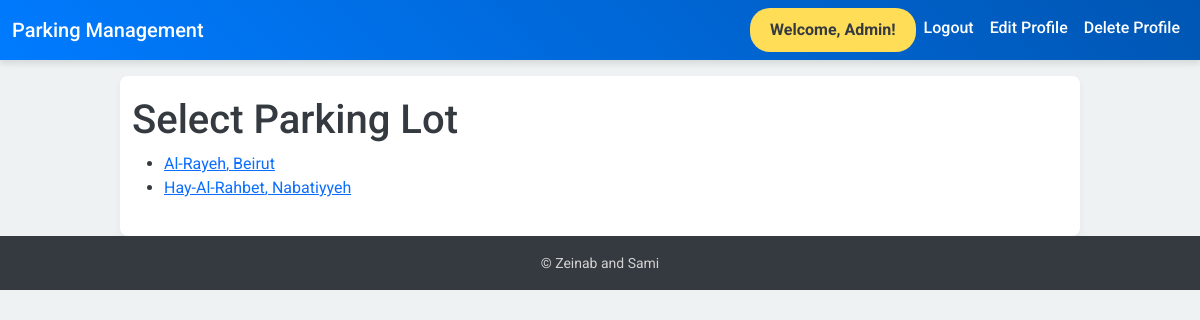
Page /select-parking-lot/ (signed in) on the committed database.
### myapp/models.py (models this page shows)
class ParkingLot(models.Model):
    name = models.CharField(max_length=100)
    address = models.CharField(max_length=200)
    user = models.ForeignKey(User, on_delete=models.CASCADE, default=1)
    revenue = models.DecimalField(max_digits=10, decimal_places=2, default=0.0)

### myapp/views.py (the view)
# urls.py: path('select-parking-lot/', views.select_parking_lot, name='select_parking_lot'),
def select_parking_lot(request):
    parking_lots = ParkingLot.objects.all()
    return render(request, 'select_parking_lot.html', {'parking_lots': parking_lots})

### myapp/templates/select_parking_lot.html
{% extends 'base.html' %}
{% block content %}
<h1>Select Parking Lot</h1>
<ul>
  {% for parking_lot in parking_lots %}
    <li>
      <a href="{% url 'book_parking' parking_lot.id %}">{{ parking_lot.name }}, {{ parking_lot.address}}</a>
    </li>
  {% endfor %}
</ul>
{% endblock %}

### myapp/templates/base.html (shortened to what this page needs)
<!DOCTYPE html>
<html lang="en">
<head>
  <link rel="stylesheet" href="https://cdn.jsdelivr.net/npm/bootstrap@5.3.2/dist/css/bootstrap.min.css">
</head>
<body>
  <nav class="navbar navbar-expand-lg navbar-dark">
    <div class="container-fluid">
      <a class="navbar-brand" href="{% url 'home' %}">Parking Management</a>
      <div class="collapse navbar-collapse" id="navbarNav">
        <ul class="navbar-nav ms-auto">
          {% if user.is_authenticated %}
            <li class="nav-item">
              <a class="nav-link welcome" href="#">Welcome, {{ user.username }}!</a>
            </li>
            <li class="nav-item">
              <a class="nav-link" href="{% url 'logout' %}">Logout</a>
            </li>
            <li class="nav-item">
              <a class="nav-link" href="{% url 'edit_profile' %}">Edit Profile</a>
            </li>
            <li class="nav-item">
              <a class="nav-link" href="{% url 'delete_profile' %}">Delete Profile</a>
            </li>
          {% endif %}
        </ul>
      </div>
    </div>
  </nav>
  <main class="container mt-3">
    {% block content %}{% endblock %}
  </main>
  <footer class="footer text-center">
    <div class="container">
      <span>&copy; Zeinab and Sami </a></span>
    </div>
  </footer>
</body>
</html>

### myapp/templates/base.html (style rules this page uses)
body { background-color: #eef2f3; font-family: 'Roboto', sans-serif; color: #343a40; margin: 0; }
.navbar { background: linear-gradient(45deg, #007bff, #0056b3); box-shadow: 0px 4px 6px rgba(0, 0, 0, 0.1); }
.navbar-brand, .nav-link { color: #ffffff !important; font-weight: 500; text-transform: capitalize; }
main { background: #ffffff; padding: 20px; border-radius: 8px; box-shadow: 0 4px 8px rgba(0, 0, 0, 0.05); }
.footer { background-color: #343a40; color: #d1d1d1; padding: 15px 0; }
.footer span { font-size: 14px; }
.container.mt-3 { max-width: 960px; }
.navbar .nav-link.welcome { background-color: #ffdd57; color: #343a40 !important; font-weight: bold; padding: 10px 20px; border-radius: 20px; transition: all 0.3s ease-in-out; }

### rows in the picture
ParkingLot: name "Al-Rayeh", address "Beirut"
ParkingLot: name "Hay-Al-Rahbet", address "Nabatiyyeh"

### other values in the picture
{{ user.username }} "Admin"
